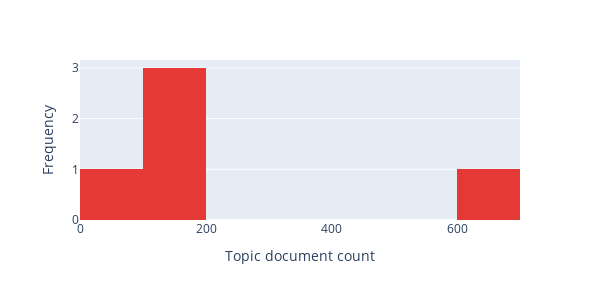
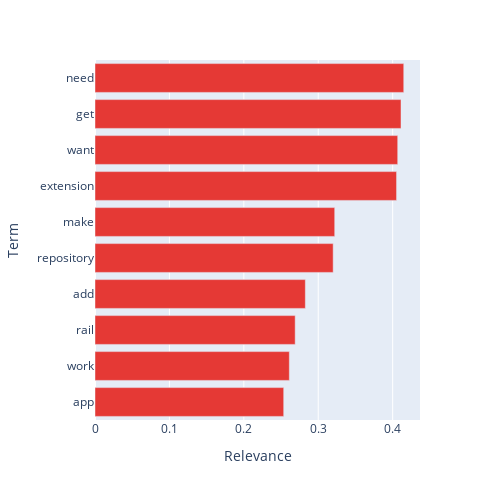
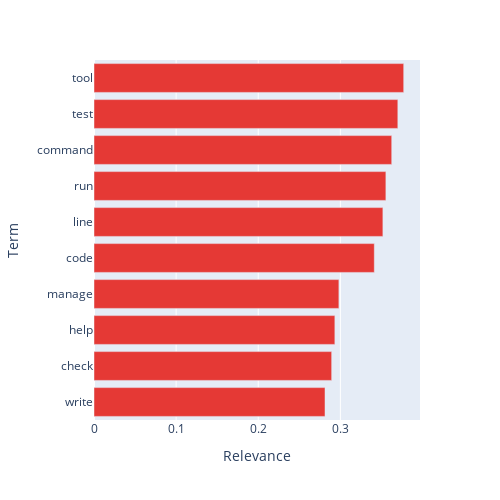
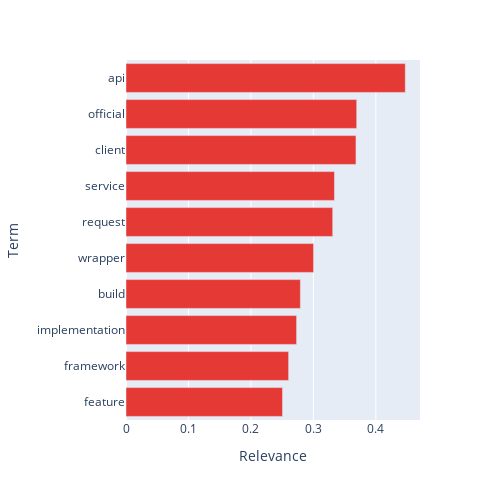

Notebook code cell kept with these figures, in order:
### Markdown cell above
Displaying the top 5 topics:

### Code cell
mean_coherence = statistics.mean(coherences)    

stable_topics = []
for topic_id, topic_coherence in enumerate(coherences):
    if topic_coherence >= mean_coherence:
    # if topic_coherence > 0:
        stable_topics.append(topic_id)
        
print("Stable topics:", stable_topics)

def classify_doc(likelihoods, stable_topics=None):
    if stable_topics is None:
        stable_topics = list(range(0, likelihoods.shape[0]))
    filtered_max = max([likelihood for topic_id, likelihood in enumerate(likelihoods) if topic_id in stable_topics])
    return np.where(likelihoods == filtered_max)[0][0]

def get_top_n_topics(topic_doc_counts, n):
    top_n = sorted(topic_doc_counts.items(), key=lambda x: x[1], reverse=True)[:n]
    return [topic[0] for topic in top_n]

def get_top_n_terms(model, topic_id, n, lambda_=0.6, return_df=True, plot=True, show_title=True):
    phi = tmp.get_phi(model)
    terms_probs = tmp.calc_terms_probs_ratio(phi, topic=topic_id, lambda_=lambda_)
    terms_probs

    term_relevances = {}
    for term in terms_probs.Terms.unique():
        # marginal_prob = terms_probs[(terms_probs.Terms == term) & (terms_probs.Type == "Marginal term probability, p(w)")]["Probability"].values[0]
        # conditional_prob = terms_probs[(terms_probs.Terms == term) & (terms_probs.Type == "Conditional term probability, p(w|t)")]["Probability"].values[0]
        
        conditional_prob = phi.loc[term, topic_id] / phi[topic_id].sum()
        marginal_prob = phi.loc[term, topic_id] / phi.loc[term,].sum()
        
        term_relevances[term] = conditional_prob * lambda_ + marginal_prob * (1-lambda_)
    term_relevances = dict(sorted(term_relevances.items(), key=lambda x: x[1], reverse=True))
    top_terms = dict(itertools.islice(term_relevances.items(), n))
    top_terms = pd.DataFrame(top_terms.items(), columns=["Term", "Relevance"])
    
    if plot:
        fig = px.bar(top_terms, x="Relevance", y="Term", orientation="h", width=500, height=500).update_traces(marker_color=language_colors[language]).update_yaxes(autorange="reversed")
        if show_title:
            fig.update_layout(title_text=f"{language} - Topic {topic_id}", title_x=0.5)
        fig.show()
    
    if return_df:
        return top_terms

docs_topic_likelihoods = model.transform(docs_vec)

repos["TOPIC"] = [classify_doc(likelihoods, stable_topics=None) for likelihoods in docs_topic_likelihoods]

topic_doc_counts = repos["TOPIC"].value_counts().to_dict()

px.histogram(repos["TOPIC"].value_counts(), width=600, height=300, nbins=10).update_traces(marker_color=language_colors[language]).update_layout(showlegend=False, yaxis_title="Frequency", xaxis_title="Topic document count").show()

top_topics = get_top_n_topics(topic_doc_counts, 5)

print(top_topics)

display(btm.get_top_topic_words(model, words_num=10, topics_idx=top_topics))

pd.set_option('display.width', 2000)

print("Document counts by topic and some examples:")
for topic in top_topics:
    print(f"Topic {topic}: {topic_doc_counts[topic]} repos")
    # display(repos[repos.TOPIC == topic][0:10])
    get_top_n_terms(model, topic_id=topic, n=10, lambda_=0.6, return_df=False, plot=True, show_title=False)
    print("Top 10 documents:")
    top_docs = [doc[0] for doc in tmp.get_top_docs(model=model, docs=texts, topics=[topic], docs_num=10).values]
    display(repos[repos.TEXT_PROCESSED.isin(top_docs)].head(len(top_docs)))
    for row_id, row in repos[repos.TEXT_PROCESSED.isin(top_docs)].head(len(top_docs)).iterrows():
        print(row.TEXT_PROCESSED)

### Figure 1 — Plotly figure (JSON) as saved in the notebook; plotly's stock layout.template omitted (floating-point values rounded to 4 significant figures)
{"data": [{"alignmentgroup": "True", "bingroup": "x", "hovertemplate": "variable=TOPIC<br>value=%{x}<br>count=%{y}<extra></extra>", "legendgroup": "TOPIC", "marker": {"color": "#E53935", "pattern": {"shape": ""}}, "name": "TOPIC", "nbinsx": 10, "offsetgroup": "TOPIC", "orientation": "v", "showlegend": true, "type": "histogram", "x": [621, 197, 114, 100, 27], "xaxis": "x", "yaxis": "y"}], "layout": {"barmode": "relative", "height": 300, "legend": {"title": {"text": "variable"}, "tracegroupgap": 0}, "margin": {"t": 60}, "showlegend": false, "width": 600, "xaxis": {"anchor": "y", "autorange": true, "domain": [0, 1], "range": [-0.5, 699.5], "title": {"text": "Topic document count"}, "type": "linear"}, "yaxis": {"anchor": "x", "autorange": true, "domain": [0, 1], "range": [0, 3.158], "title": {"text": "Frequency"}}}}

### Figure 2 — Plotly figure (JSON) as saved in the notebook; plotly's stock layout.template omitted (floating-point values rounded to 4 significant figures)
{"data": [{"alignmentgroup": "True", "hovertemplate": "Relevance=%{x}<br>Term=%{y}<extra></extra>", "legendgroup": "", "marker": {"color": "#E53935", "pattern": {"shape": ""}}, "name": "", "offsetgroup": "", "orientation": "h", "showlegend": false, "textposition": "auto", "type": "bar", "x": [0.4149, 0.4112, 0.4068, 0.4053, 0.3221, 0.3201, 0.2827, 0.269, 0.2612, 0.2536], "xaxis": "x", "y": ["need", "get", "want", "extension", "make", "repository", "add", "rail", "work", "app"], "yaxis": "y"}], "layout": {"barmode": "relative", "height": 500, "legend": {"tracegroupgap": 0}, "margin": {"t": 60}, "width": 500, "xaxis": {"anchor": "y", "autorange": true, "domain": [0, 1], "range": [0, 0.4367], "title": {"text": "Relevance"}, "type": "linear"}, "yaxis": {"anchor": "x", "autorange": true, "domain": [0, 1], "range": [9.5, -0.5], "title": {"text": "Term"}, "type": "category"}}}

### Figure 3 — Plotly figure (JSON) as saved in the notebook; plotly's stock layout.template omitted (floating-point values rounded to 4 significant figures)
{"data": [{"alignmentgroup": "True", "hovertemplate": "Relevance=%{x}<br>Term=%{y}<extra></extra>", "legendgroup": "", "marker": {"color": "#E53935", "pattern": {"shape": ""}}, "name": "", "offsetgroup": "", "orientation": "h", "showlegend": false, "textposition": "auto", "type": "bar", "x": [0.3771, 0.37, 0.3626, 0.3554, 0.3518, 0.3413, 0.2982, 0.2933, 0.2894, 0.2813], "xaxis": "x", "y": ["tool", "test", "command", "run", "line", "code", "manage", "help", "check", "write"], "yaxis": "y"}], "layout": {"barmode": "relative", "height": 500, "legend": {"tracegroupgap": 0}, "margin": {"t": 60}, "width": 500, "xaxis": {"anchor": "y", "autorange": true, "domain": [0, 1], "range": [0, 0.397], "title": {"text": "Relevance"}, "type": "linear"}, "yaxis": {"anchor": "x", "autorange": true, "domain": [0, 1], "range": [9.5, -0.5], "title": {"text": "Term"}, "type": "category"}}}

### Figure 4 — Plotly figure (JSON) as saved in the notebook; plotly's stock layout.template omitted (floating-point values rounded to 4 significant figures)
{"data": [{"alignmentgroup": "True", "hovertemplate": "Relevance=%{x}<br>Term=%{y}<extra></extra>", "legendgroup": "", "marker": {"color": "#E53935", "pattern": {"shape": ""}}, "name": "", "offsetgroup": "", "orientation": "h", "showlegend": false, "textposition": "auto", "type": "bar", "x": [0.4471, 0.3693, 0.3681, 0.3337, 0.3309, 0.3003, 0.2792, 0.2731, 0.2604, 0.2506], "xaxis": "x", "y": ["api", "official", "client", "service", "request", "wrapper", "build", "implementation", "framework", "feature"], "yaxis": "y"}], "layout": {"barmode": "relative", "height": 500, "legend": {"tracegroupgap": 0}, "margin": {"t": 60}, "width": 500, "xaxis": {"anchor": "y", "autorange": true, "domain": [0, 1], "range": [0, 0.4706], "title": {"text": "Relevance"}, "type": "linear"}, "yaxis": {"anchor": "x", "autorange": true, "domain": [0, 1], "range": [9.5, -0.5], "title": {"text": "Term"}, "type": "category"}}}
